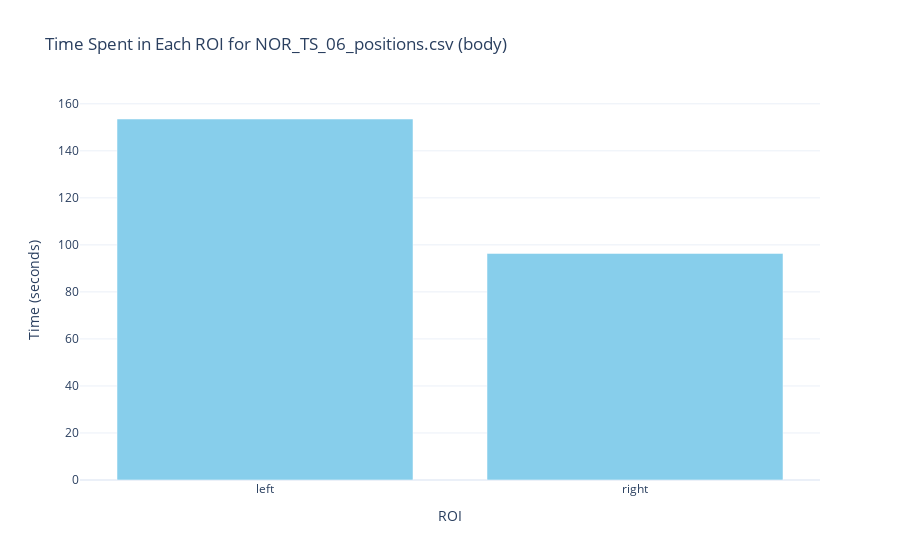

Notebook source saved alongside this figure:
### Markdown cell above
---
#### 3. We can use the positions to measure time spent in each of the drawn ROIs.

### Code cell
roi_activity = rst.detect_roi_activity(params, example_path, bodypart = 'body')
rst.plot_roi_activity(params, example_path, roi_activity, bodypart = 'body')

### Figure 1 — Plotly figure (JSON) as saved in the notebook; plotly's stock layout.template omitted (floating-point values rounded to 4 significant figures)
{"data": [{"marker": {"color": "skyblue"}, "type": "bar", "x": ["left", "right"], "y": [153.5, 96.37]}], "layout": {"title": {"text": "Time Spent in Each ROI for NOR_TS_06_positions.csv (body)"}, "xaxis": {"title": {"text": "ROI"}}, "yaxis": {"title": {"text": "Time (seconds)"}}}}
